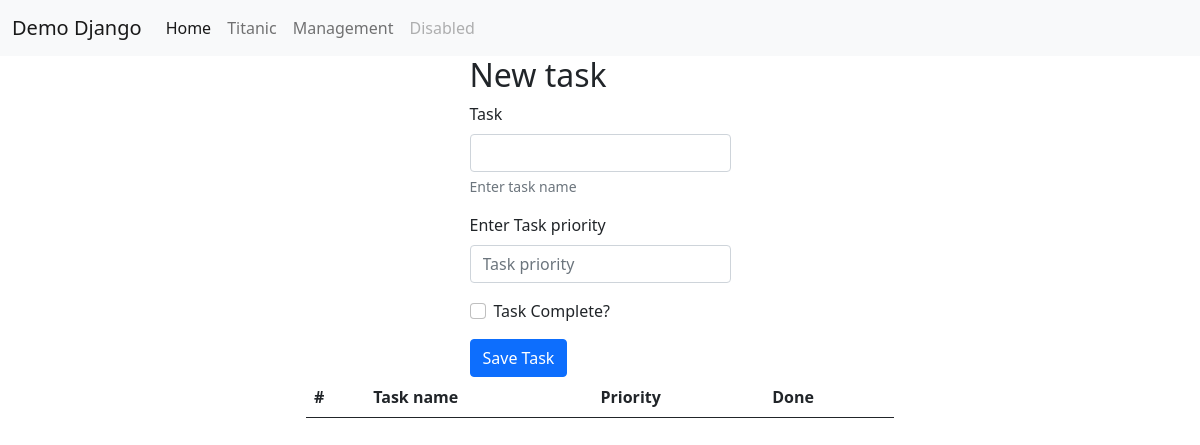
/management/, run on an earlier commit of the app's database.
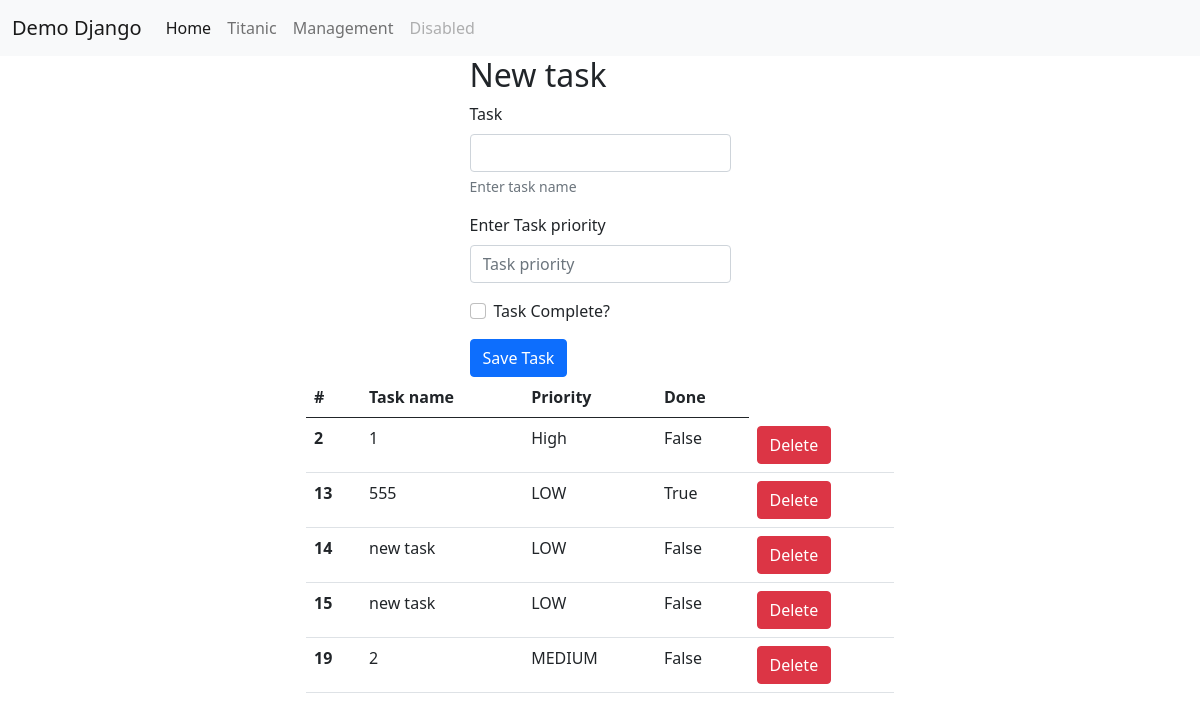
And on a later commit of the database.
### taskManagement/models.py (models this page shows, shortened)
class Task(models.Model):
    PRIORITY_CHOICES = [
        ('LOW', 'LOW'),
        ('MEDIUM', 'MEDIUM'),
        ('HIGH', 'HIGH'),
    ]
    title = models.CharField(max_length=50)
    priority = models.CharField(max_length=10,choices=PRIORITY_CHOICES, default='LOW')
    done = models.BooleanField()
    created = models.DateTimeField(auto_now_add=True)
    update = models.DateTimeField(auto_now=True)

### taskManagement/views.py (the view, shortened to what this page needs)
# urls.py: path('', index_task, name='index_task'),
def index_task(request):
    _put = request.POST.get('_method')
    tasks = Task.objects.all()
    content = {
        'tasks': tasks
    }
    return render(request, 'taskManagement/index.html', content)

### taskManagement/templates/taskManagement/index.html (shortened to what this page needs)
{% extends 'base.html' %}
{% load static %}
{% block content %}
    <div class="container">
    <div class="row justify-content-sm-center">
        <div class="col col-sm-3">
            <h2>New task</h2>
         <form method="post" action="">
              <div class="mb-3">
                <label for="task-label" class="form-label">Task</label>
                <input type="text" class="form-control" id="task-label" aria-describedby="task-label" name="title">
                <div id="taskHelp" class="form-text">Enter task name</div>
              </div>
              <label for="task-priority" class="form-label">Enter Task priority</label>
                <input class="form-control" list="datalistOptions" id="task-priority" placeholder="Task priority" name="priority">
              <div class="mb-3 form-check mt-3">
                <input type="checkbox" class="form-check-input" id="complete" name="complete">
                <label class="form-check-label" for="complete">Task Complete?</label>
              </div>
              <button type="submit" class="btn btn-primary">Save Task</button>
        </form>
        </div>
        </div>
    </div>
    <div class="row justify-content-sm-center md-5">
        <div class="col col-sm-6">
        <form action="" method="post">
            <table class="table table-hover">
                <thead>
                    <tr>
                      <th scope="col">#</th>
                      <th scope="col">Task name</th>
                      <th scope="col">Priority</th>
                      <th scope="col">Done</th>
                    </tr>
                </thead>
              <tbody>
                {% for task in tasks %}
                <tr>
                  <th scope="row">{{ task.id }}</th>
                  <td>{{ task.title }}</td>
                  <td>{{ task.priority }}</td>
                  <td>{{ task.done }}</td>
                  <td><button class="btn btn-danger" type="submit" name="btn{{ task.id }}" value="btn{{ task.id }}">Delete</button></td>
                </tr>
                {% endfor %}
              </tbody>
            </table>
        </form>
         </div>
    </div>
{% endblock %}

### templates/base.html (shortened to what this page needs)
{% load static %}
<!DOCTYPE html>
<html lang="en">
<head>
    <link type="text/css" rel="stylesheet" href="{% static "base.css" %}">
<link href="https://cdn.jsdelivr.net/npm/bootstrap@5.0.2/dist/css/bootstrap.min.css" rel="stylesheet">
</head>
<body>
<nav class="navbar navbar-expand-lg navbar-light bg-light">
  <div class="container-fluid">
    <a class="navbar-brand" href="#">Demo Django</a>
    <div class="collapse navbar-collapse" id="navbarNavAltMarkup">
      <div class="navbar-nav">
        <a class="nav-link active" aria-current="page" href="{% url 'first_app:root' %}">Home</a>
        <a class="nav-link" href="{% url 'titanic:index_titanic' %}">Titanic</a>
        <a class="nav-link" href="{% url 'taskManagement:index_task' %}">Management</a>
        <a class="nav-link disabled" href="#" tabindex="-1" aria-disabled="true">Disabled</a>
      </div>
    </div>
  </div>
</nav>
<div>
    {% block content %}{% endblock content%}
</div>
</body>
</html>

### static/base.css (style rules this page uses)
body { background-color: antiquewhite; }

What changed in the data, as far as the page shows it:
added Task: id "2", title "1", priority "High", done "False"
added Task: id "13", title "555", priority "LOW", done "True"
added Task: id "14", title "new task", priority "LOW", done "False"
added Task: id "15", title "new task", priority "LOW", done "False"
added Task: id "19", title "2", priority "MEDIUM", done "False"
